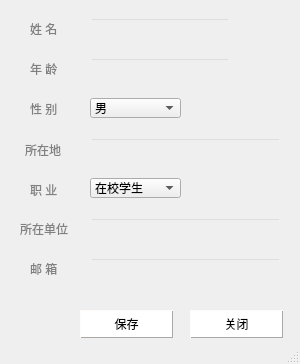
<?xml version="1.0" encoding="UTF-8"?>
<ui version="4.0">
 <class>Ui_persondata</class>
 <widget class="QDialog" name="Ui_persondata">
  <property name="geometry">
   <rect>
    <x>0</x>
    <y>0</y>
    <width>300</width>
    <height>364</height>
   </rect>
  </property>
  <property name="minimumSize">
   <size>
    <width>300</width>
    <height>350</height>
   </size>
  </property>
  <property name="maximumSize">
   <size>
    <width>99999</width>
    <height>99999</height>
   </size>
  </property>
  <property name="contextMenuPolicy">
   <enum>Qt::PreventContextMenu</enum>
  </property>
  <property name="windowTitle">
   <string>编辑资料</string>
  </property>
  <property name="sizeGripEnabled">
   <bool>true</bool>
  </property>
  <widget class="QPushButton" name="pushButton">
   <property name="geometry">
    <rect>
     <x>80</x>
     <y>310</y>
     <width>93</width>
     <height>28</height>
    </rect>
   </property>
   <property name="styleSheet">
    <string notr="true">QPushButton{
    border:solid 1px black opacity 0.4;
	border-width: 1px;
    background-color: white;
	border-color: rgb(171,168,165);
    border-style: outset;
    }
QPushButton:pressed {
    background-color: rgb(240,240,240);
    border-style: inset;
    }</string>
   </property>
   <property name="text">
    <string>保存</string>
   </property>
  </widget>
  <widget class="QLabel" name="label_10">
   <property name="geometry">
    <rect>
     <x>20</x>
     <y>220</y>
     <width>72</width>
     <height>15</height>
    </rect>
   </property>
   <property name="text">
    <string>&lt;html&gt;&lt;head/&gt;&lt;body&gt;&lt;p&gt;&lt;span style=&quot; color:#808080;&quot;&gt;所在单位&lt;/span&gt;&lt;/p&gt;&lt;/body&gt;&lt;/html&gt;</string>
   </property>
  </widget>
  <widget class="QLabel" name="label_11">
   <property name="geometry">
    <rect>
     <x>30</x>
     <y>260</y>
     <width>41</width>
     <height>16</height>
    </rect>
   </property>
   <property name="text">
    <string>&lt;html&gt;&lt;head/&gt;&lt;body&gt;&lt;p&gt;&lt;span style=&quot; color:#808080;&quot;&gt;邮  箱&lt;/span&gt;&lt;/p&gt;&lt;/body&gt;&lt;/html&gt;</string>
   </property>
  </widget>
  <widget class="QLabel" name="label_12">
   <property name="geometry">
    <rect>
     <x>30</x>
     <y>60</y>
     <width>41</width>
     <height>16</height>
    </rect>
   </property>
   <property name="text">
    <string>&lt;html&gt;&lt;head/&gt;&lt;body&gt;&lt;p&gt;&lt;span style=&quot; color:#808080;&quot;&gt;年  龄&lt;/span&gt;&lt;/p&gt;&lt;/body&gt;&lt;/html&gt;</string>
   </property>
  </widget>
  <widget class="QPushButton" name="pushButton_2">
   <property name="geometry">
    <rect>
     <x>190</x>
     <y>310</y>
     <width>93</width>
     <height>28</height>
    </rect>
   </property>
   <property name="styleSheet">
    <string notr="true">QPushButton{
    border:solid 1px black opacity 0.4;
	border-width: 1px;
    background-color: white;
	border-color: rgb(171,168,165);
    border-style: outset;
    }
QPushButton:pressed {
    background-color: rgb(240,240,240);
    border-style: inset;
    }</string>
   </property>
   <property name="text">
    <string>关闭</string>
   </property>
  </widget>
  <widget class="QLineEdit" name="workplace">
   <property name="geometry">
    <rect>
     <x>90</x>
     <y>218</y>
     <width>191</width>
     <height>20</height>
    </rect>
   </property>
   <property name="styleSheet">
    <string notr="true">background-color: transparent</string>
   </property>
  </widget>
  <widget class="QLineEdit" name="email">
   <property name="geometry">
    <rect>
     <x>90</x>
     <y>258</y>
     <width>191</width>
     <height>20</height>
    </rect>
   </property>
   <property name="styleSheet">
    <string notr="true">background-color: transparent</string>
   </property>
  </widget>
  <widget class="QLineEdit" name="location">
   <property name="geometry">
    <rect>
     <x>90</x>
     <y>138</y>
     <width>191</width>
     <height>20</height>
    </rect>
   </property>
   <property name="styleSheet">
    <string notr="true">background-color: transparent</string>
   </property>
  </widget>
  <widget class="QLineEdit" name="username">
   <property name="enabled">
    <bool>true</bool>
   </property>
   <property name="geometry">
    <rect>
     <x>90</x>
     <y>18</y>
     <width>140</width>
     <height>20</height>
    </rect>
   </property>
   <property name="styleSheet">
    <string notr="true">background-color: transparent</string>
   </property>
   <property name="text">
    <string/>
   </property>
   <property name="frame">
    <bool>true</bool>
   </property>
   <property name="dragEnabled">
    <bool>false</bool>
   </property>
   <property name="readOnly">
    <bool>false</bool>
   </property>
  </widget>
  <widget class="QLabel" name="label_9">
   <property name="geometry">
    <rect>
     <x>30</x>
     <y>180</y>
     <width>41</width>
     <height>21</height>
    </rect>
   </property>
   <property name="text">
    <string>&lt;html&gt;&lt;head/&gt;&lt;body&gt;&lt;p&gt;&lt;span style=&quot; color:#808080;&quot;&gt;职  业&lt;/span&gt;&lt;/p&gt;&lt;/body&gt;&lt;/html&gt;</string>
   </property>
  </widget>
  <widget class="QComboBox" name="comboBox_2">
   <property name="geometry">
    <rect>
     <x>90</x>
     <y>178</y>
     <width>91</width>
     <height>20</height>
    </rect>
   </property>
   <property name="styleSheet">
    <string notr="true"/>
   </property>
   <item>
    <property name="text">
     <string>在校学生</string>
    </property>
   </item>
   <item>
    <property name="text">
     <string>在职员工</string>
    </property>
   </item>
   <item>
    <property name="text">
     <string>科研人员</string>
    </property>
   </item>
   <item>
    <property name="text">
     <string>其他</string>
    </property>
   </item>
  </widget>
  <widget class="QLineEdit" name="age">
   <property name="geometry">
    <rect>
     <x>90</x>
     <y>58</y>
     <width>140</width>
     <height>20</height>
    </rect>
   </property>
   <property name="styleSheet">
    <string notr="true">background-color: transparent</string>
   </property>
  </widget>
  <widget class="QComboBox" name="comboBox_1">
   <property name="geometry">
    <rect>
     <x>90</x>
     <y>98</y>
     <width>91</width>
     <height>20</height>
    </rect>
   </property>
   <property name="styleSheet">
    <string notr="true"/>
   </property>
   <item>
    <property name="text">
     <string>男</string>
    </property>
   </item>
   <item>
    <property name="text">
     <string>女</string>
    </property>
   </item>
  </widget>
  <widget class="QLabel" name="label">
   <property name="geometry">
    <rect>
     <x>30</x>
     <y>20</y>
     <width>41</width>
     <height>16</height>
    </rect>
   </property>
   <property name="text">
    <string>&lt;html&gt;&lt;head/&gt;&lt;body&gt;&lt;p&gt;&lt;span style=&quot; color:#808080;&quot;&gt;姓  名&lt;/span&gt;&lt;/p&gt;&lt;/body&gt;&lt;/html&gt;</string>
   </property>
  </widget>
  <widget class="QLabel" name="label_2">
   <property name="geometry">
    <rect>
     <x>30</x>
     <y>100</y>
     <width>41</width>
     <height>16</height>
    </rect>
   </property>
   <property name="text">
    <string>&lt;html&gt;&lt;head/&gt;&lt;body&gt;&lt;p&gt;&lt;span style=&quot; color:#808080;&quot;&gt;性  别&lt;/span&gt;&lt;/p&gt;&lt;/body&gt;&lt;/html&gt;</string>
   </property>
  </widget>
  <widget class="QLabel" name="label_3">
   <property name="geometry">
    <rect>
     <x>25</x>
     <y>140</y>
     <width>61</width>
     <height>20</height>
    </rect>
   </property>
   <property name="text">
    <string>&lt;html&gt;&lt;head/&gt;&lt;body&gt;&lt;p&gt;&lt;span style=&quot; color:#808080;&quot;&gt;所在地&lt;/span&gt;&lt;/p&gt;&lt;/body&gt;&lt;/html&gt;</string>
   </property>
  </widget>
 </widget>
 <resources/>
 <connections/>
</ui>
